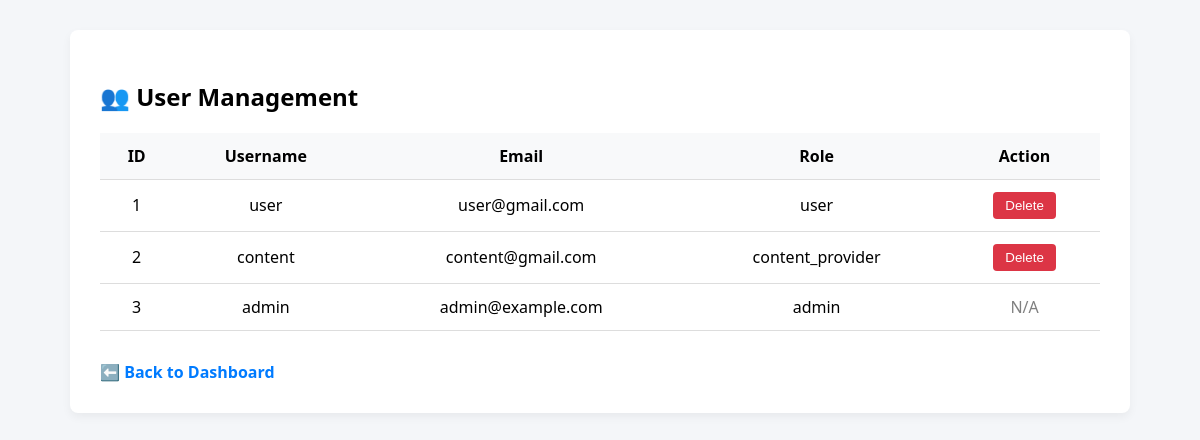
Before: /admin/users (signed in) with the older database file.
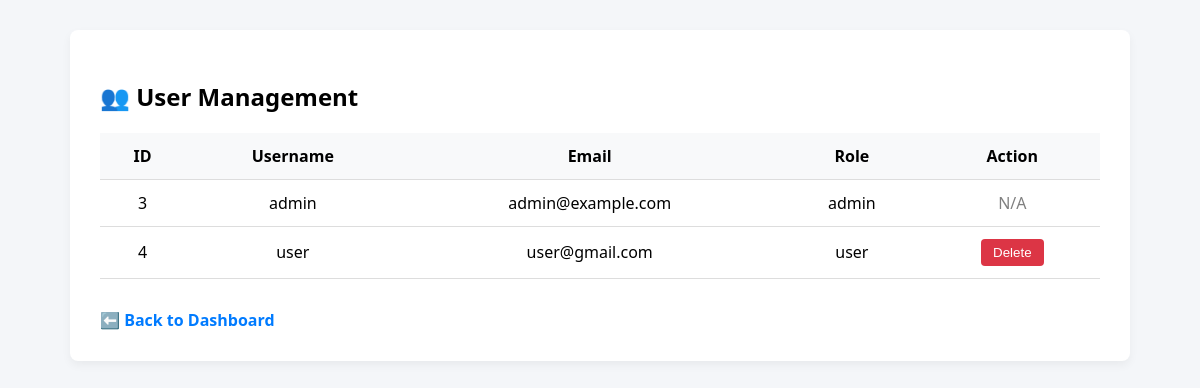
After: the same page with the newer database file.
### models.py (models this page shows, shortened)
class User(db.Model, UserMixin):
    id = db.Column(db.Integer, primary_key=True)
    username = db.Column(db.String(50), unique=True)
    email = db.Column(db.String(120), unique=True)
    password = db.Column(db.String(200))
    role = db.Column(db.String(10)) # 'user', 'content-provider', 'admin'
    @property
    def is_authenticated(self):
        return True

### routes/admin.py (the view)
@admin.route('/users')
@login_required
@admin_required
def users():
    users = User.query.all()
    return render_template('admin/users.html', users=users)

### app.py (called while the page is built)
@login_manager.user_loader
def load_user(user_id):
    with current_app.app_context():
        return db.session.get(User, int(user_id))

### routes/admin.py (called while the page is built)
def admin_required(f):
    @wraps(f)
    def decorated_function(*args, **kwargs):
        if not current_user.is_authenticated or current_user.role != 'admin':
            flash('Access denied. Admins only.', 'danger')
            return redirect(url_for('main.index'))
        return f(*args, **kwargs)
    return decorated_function

### templates/admin/users.html (shortened to what this page needs)
<!DOCTYPE html>
<html lang="en">
<head>
</head>
<body>
    <div class="container">
        <h2>👥 User Management</h2>
        <table>
            <tr>
                <th>ID</th><th>Username</th><th>Email</th><th>Role</th><th>Action</th>
            </tr>
            {% for user in users %}
            <tr>
                <td>{{ user.id }}</td>
                <td>{{ user.username }}</td>
                <td>{{ user.email }}</td>
                <td>{{ user.role }}</td>
                <td>
                    {% if user.role != 'admin' %}
                    <form method="post" action="{{ url_for('admin.delete_user', user_id=user.id) }}">
                        <button class="btn-delete" onclick="return confirm('Delete user {{ user.username }}?')">Delete</button>
                    </form>
                    {% else %}
                    <span style="color: gray;">N/A</span>
                    {% endif %}
                </td>
            </tr>
            {% endfor %}
        </table>
        <a href="{{ url_for('admin.dashboard') }}" class="back-link">⬅️ Back to Dashboard</a>
    </div>
</body>
</html>

### templates/admin/users.html (style rules this page uses)
body { font-family: 'Segoe UI', sans-serif; background: #f4f6f9; margin: 0; padding: 0; }
.container { max-width: 1000px; margin: 30px auto; background: #fff; padding: 30px; border-radius: 8px; box-shadow: 0 4px 10px rgba(0,0,0,0.05); }
h2 { margin-bottom: 20px; }
table { width: 100%; border-collapse: collapse; margin-top: 20px; }
th, td { padding: 12px; border-bottom: 1px solid #ddd; text-align: center; }
th { background-color: #f8f9fa; }
.btn-delete { padding: 6px 12px; background-color: #dc3545; color: white; border: none; border-radius: 4px; cursor: pointer; }
.back-link { display: inline-block; margin-top: 30px; color: #007bff; text-decoration: none; font-weight: bold; }

Changed rows visible on the page:
removed User: id "1", username "user", email "user@gmail.com", role "user"
removed User: id "2", username "content", email "content@gmail.com", role "content_provider"
added User: id "4", username "user", email "user@gmail.com", role "user"
